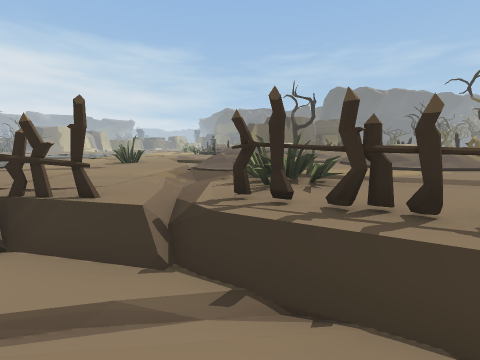
View 1 (above)

24 first-person views from a walk through a 3-D level made in the Unity game engine. The camera is 1.3 m above the floor, tilts 8° down and sees 90° across. The floor is counted in squares, 1 m on a side. Each view is taken from the middle of a square. On the plan, view 1 faces up. The plan holds only what a view shows up to about 12 squares ahead; the rest is blank. The place goes on beyond the plan. The player is left out. Some animated figures are not drawn. Door leaves are left out, so doorways stand open.

View 2
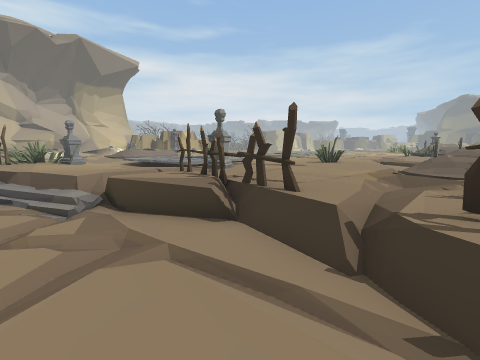

View 3
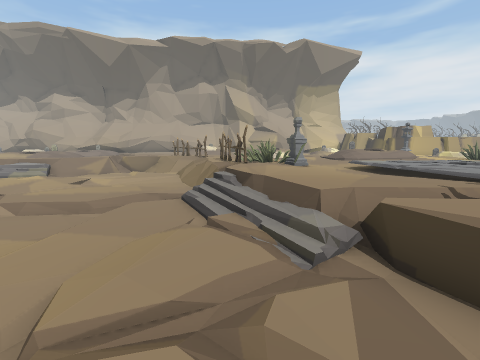

View 4
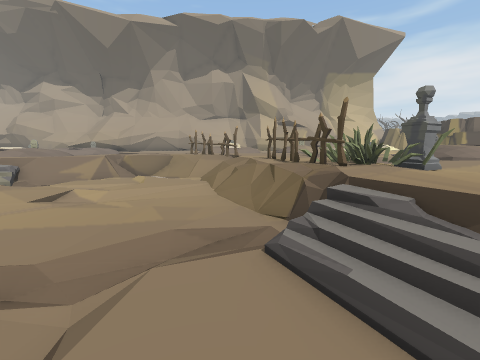

View 5
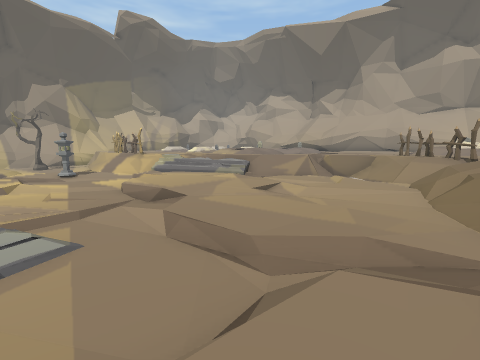

View 6
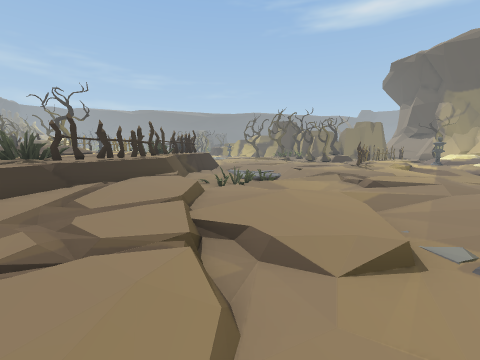

View 7
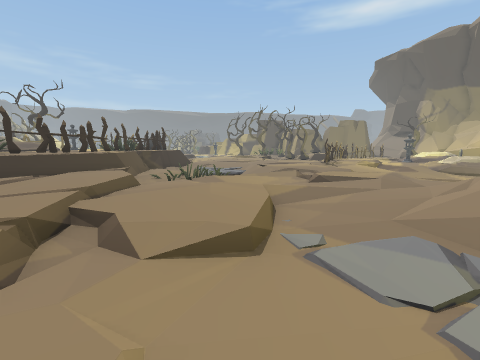

View 8
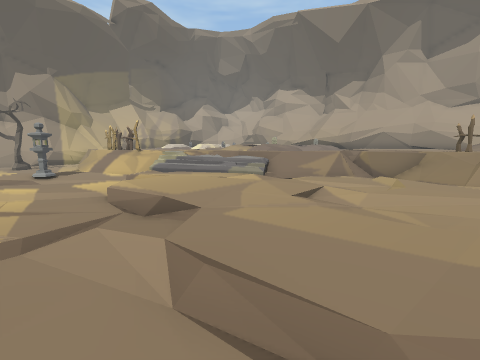

View 9
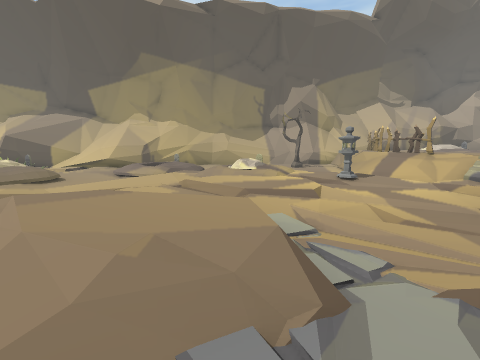

View 10
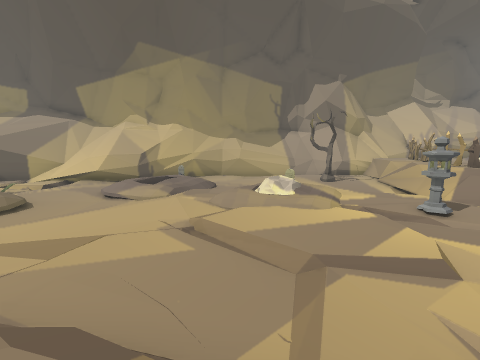

View 11
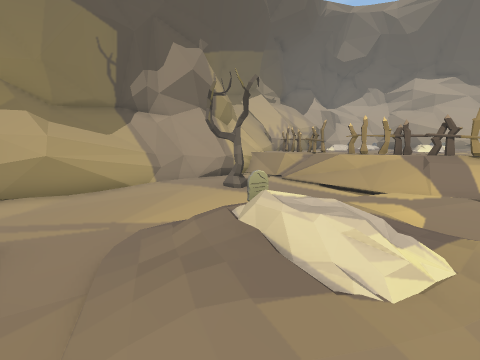

View 12
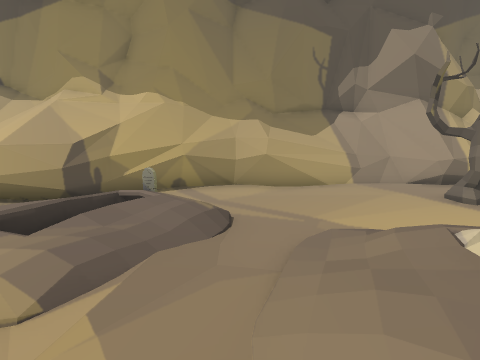

View 13
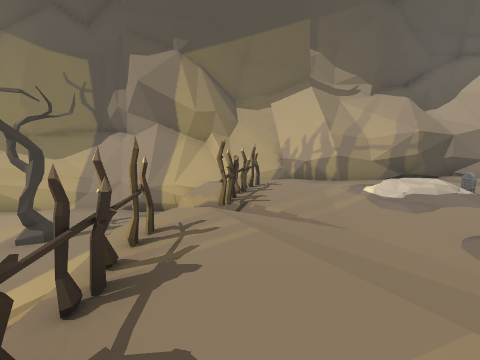

View 14
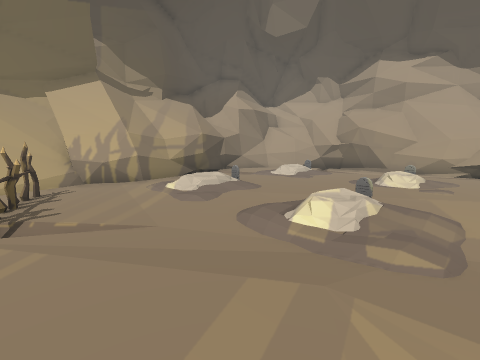

View 15
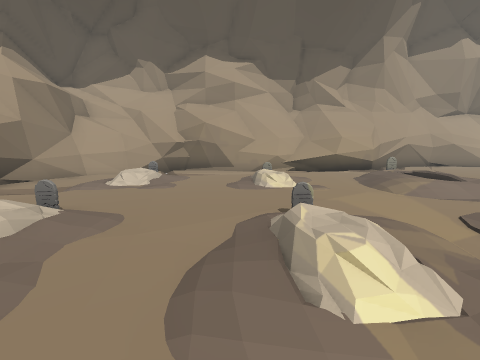

View 16
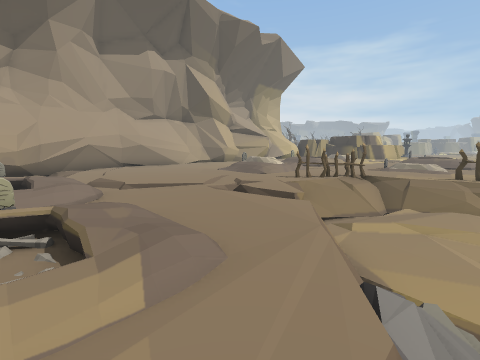

View 17
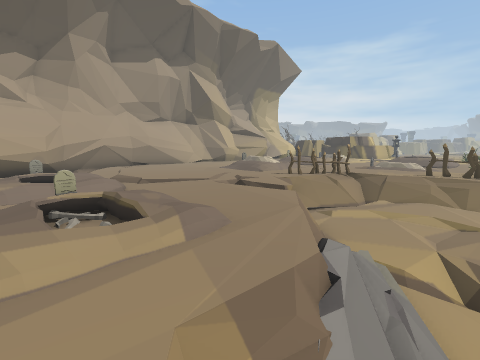

View 18
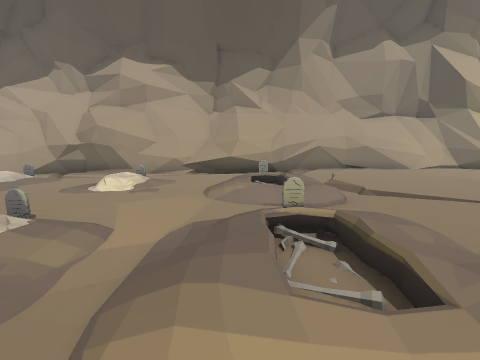

View 19
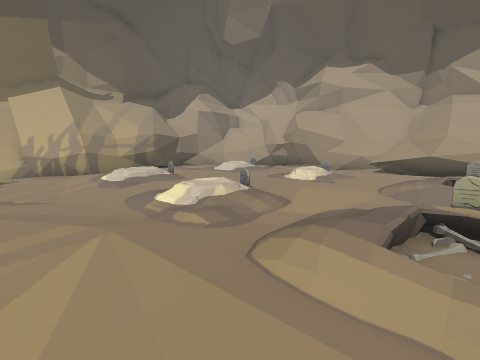

View 20
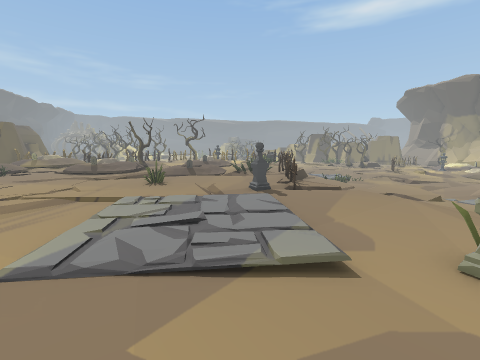

View 21
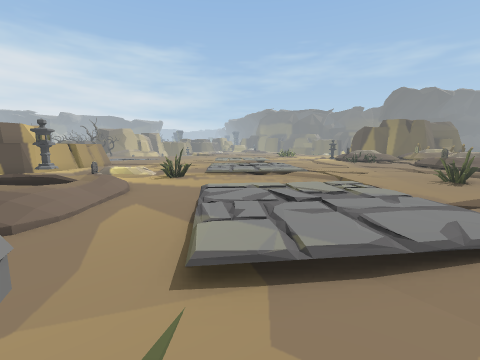

View 22
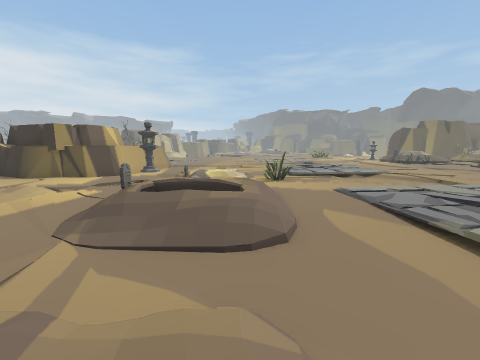

View 23
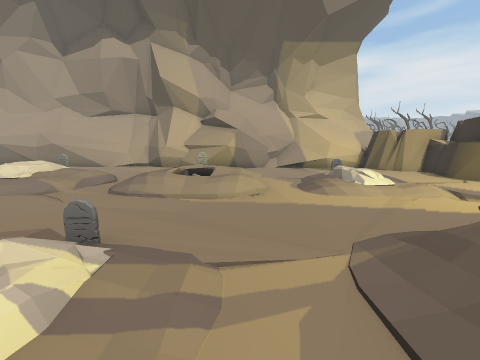

View 24
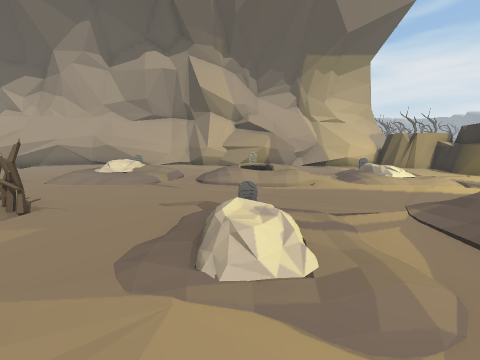

### Floor plan
Key: @ floor where view 1 was taken; # wall or solid block; . main floor; : floor 0.25 m higher than the main floor; - floor 0.25 m lower than the main floor; + floor 0.5 m higher than the main floor; _ floor 0.5 m lower than the main floor; * floor 0.75 m higher than the main floor; < floor 0.75 m lower than the main floor; % floor 1 m higher than the main floor; ( floor 1 m lower than the main floor; & floor 1.25 m higher than the main floor; ! floor 1.25 m lower than the main floor; $ floor 1.5 m higher than the main floor; / step, stairs or slope; = window, fence, low wall or low ledge; ^ raised ledge; v drop or lower ground; T tombstone; F fence; L lantern; R tree; O other object.
Columns run from 28 left of view 1 to 5 right of it. Each row starts with its distance up from view 1.
 14  #   ###..   ..:::::.::::::
 13  ######...   ../../.......:
 12 ##.###...    ////.....::...
 11 #....::.LL  :O....../..::..
 10   ...::..   :......//..O::
  9       /.:    /.:::::/......
  8       /../   /.:::::/.....:    ./
  7 ..    /.:/   /./:::://.....//  ..:
  6 ..././/../  //.//::::...../././...
  5 ...:::/:..////..::://.O..:...O./..
  4 #     /..:............OO.........
  3 #      ..:  ...O.....:/=OOO.FF..
  2        .:T  /..O.....:==____==FF.O
  1       /::..::::::...:.-________===
  0   ../:::::::::FFF.////_/____@_(<<<
 -1 :../  /:.::::FF/=v////__/_<<<((((
 -2 ::     :::F/////<<<<<<<//<<<<<(O(
 -3 ..     ::F////<<<<///<<<<<<<//<
 -4 ...   /:FF//<<<<<<<(((<(<<<< <<(
 -5 .::/::.:F=//<<<<<<</(((((((/ (((<
 -6 .:.....::=/<<<<<<<<//((((<</<(((</
 -7 .:...:./:./<<<<<<<//(((///<<<<//(<
 -8 :..:::.///==<<<___/<////_//<</<<<<
 -9 :::::/...::==//___/<<(/___//<<<</
-10 ../.:/......=/<<___<<<(____/<<<<<<
-11 ...///..///..-<<///(((((((</  ((<<
-12 #     /./+:/://<<((<((((((((( /(</
-13 #.    /.////////<(((<<<</(((((((</
-14 #..   /.//+/::.-<((((<<<<(((((((/
-15 #..../...///:.../<<L//<<<<(((((/
-16 #/.......//.:.:F//<<</   (<(((!/
-17 #/::::../  .:::F//<<</   <<((!!//
-18 #//  /../ //.::F///<<    (<//!!((
-19 #.:::/:..::/..:F#/((<   /(/  //(((
-20 #..::::::.....::=/((((((((     ((/
-21 ##.:::::.::...F:/((((((((/     ((
-22 ##.  /../ /...F#=((R((((((!  ###
-23 ##   /..   ..:F#=((((((((!!! #*%*
-24 ##..//.. .:..FF =((((((((((###&$&
-25 #^=.::.  =##:::.=###(=######====
-26  ############=##########   #######
-27    #        #### #

Where each view was taken, in squares from view 1:
view 1: 0 up, 0 right, facing up
view 2: 0 up, 0 right, facing up-left
view 3: 0 up, 3 left, facing left
view 4: 2 down, 7 left, facing left
view 5: 2 down, 7 left, facing down-left
view 6: 2 down, 7 left, facing right
view 7: 4 down, 7 left, facing right
view 8: 4 down, 8 left, facing down-left
view 9: 6 down, 5 left, facing down
view 10: 9 down, 4 left, facing down
view 11: 16 down, 3 left, facing down-left
view 12: 16 down, 3 left, facing down
view 13: 16 down, 14 left, facing down
view 14: 16 down, 14 left, facing down-left
view 15: 19 down, 16 left, facing left
view 16: 13 down, 15 left, facing up-left
view 17: 14 down, 14 left, facing up-left
view 18: 14 down, 16 left, facing left
view 19: 13 down, 15 left, facing down-left
view 20: 6 up, 16 left, facing right
view 21: 2 up, 12 left, facing up
view 22: 2 up, 16 left, facing up
view 23: 4 up, 16 left, facing left
view 24: 2 up, 14 left, facing left
